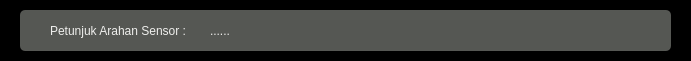
   <widget class="QFrame" name="frame_8">
    <property name="geometry">
     <rect>
      <x>340</x>
      <y>560</y>
      <width>691</width>
      <height>61</height>
     </rect>
    </property>
    <property name="styleSheet">
     <string notr="true">background-color:rgb(0, 0, 0);
border-radius:5px
</string>
    </property>
    <property name="frameShape">
     <enum>QFrame::StyledPanel</enum>
    </property>
    <property name="frameShadow">
     <enum>QFrame::Raised</enum>
    </property>
    <widget class="QLabel" name="txtSensorActionMessage_2">
     <property name="geometry">
      <rect>
       <x>50</x>
       <y>10</y>
       <width>151</width>
       <height>41</height>
      </rect>
     </property>
     <property name="styleSheet">
      <string notr="true">color:rgb(238, 238, 236);
background-color: rgba(0,0,0,0%);</string>
     </property>
     <property name="text">
      <string>Petunjuk Arahan Sensor :</string>
     </property>
     <property name="alignment">
      <set>Qt::AlignLeading|Qt::AlignLeft|Qt::AlignVCenter</set>
     </property>
    </widget>
    <widget class="QLabel" name="txtSensorActionMessage">
     <property name="geometry">
      <rect>
       <x>210</x>
       <y>10</y>
       <width>891</width>
       <height>41</height>
      </rect>
     </property>
     <property name="styleSheet">
      <string notr="true">color:rgb(238, 238, 236);
background-color: rgba(0,0,0,0%);</string>
     </property>
     <property name="text">
      <string>......</string>
     </property>
     <property name="alignment">
      <set>Qt::AlignLeading|Qt::AlignLeft|Qt::AlignVCenter</set>
     </property>
    </widget>
    <widget class="Line" name="line">
     <property name="geometry">
      <rect>
       <x>20</x>
       <y>10</y>
       <width>651</width>
       <height>41</height>
      </rect>
     </property>
     <property name="styleSheet">
      <string notr="true">background-color:rgb(85, 87, 83)</string>
     </property>
     <property name="orientation">
      <enum>Qt::Horizontal</enum>
     </property>
    </widget>
    <zorder>line</zorder>
    <zorder>txtSensorActionMessage_2</zorder>
    <zorder>txtSensorActionMessage</zorder>
   </widget>
